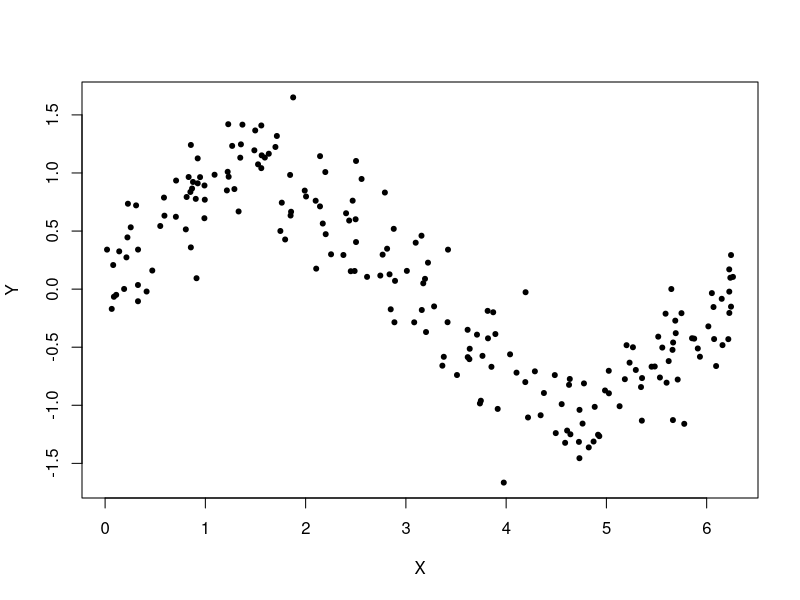
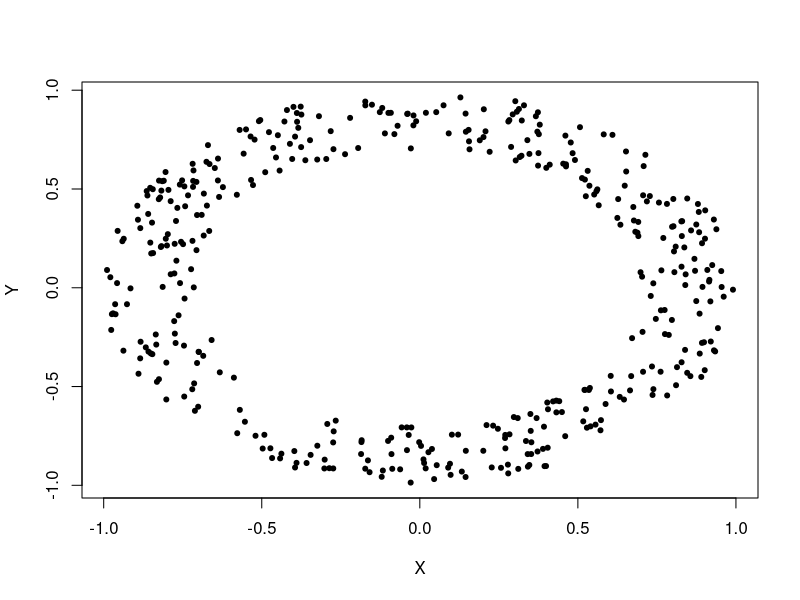
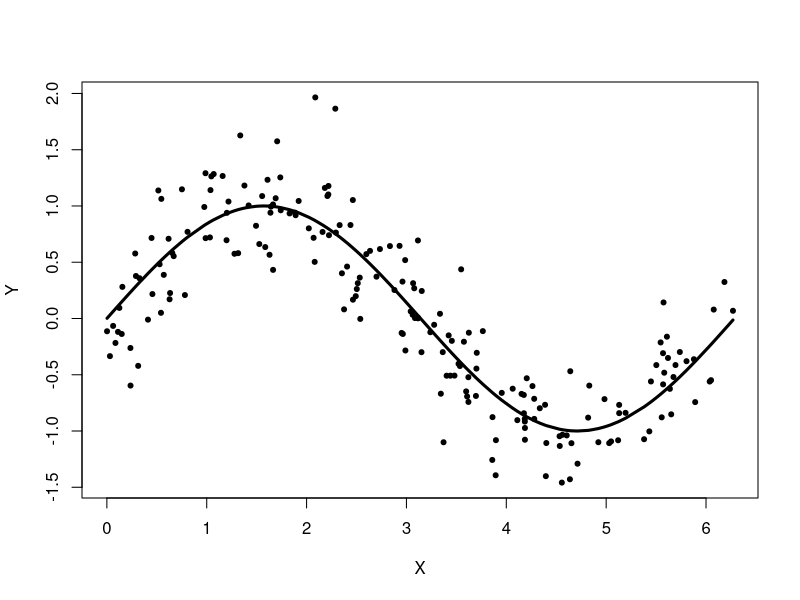
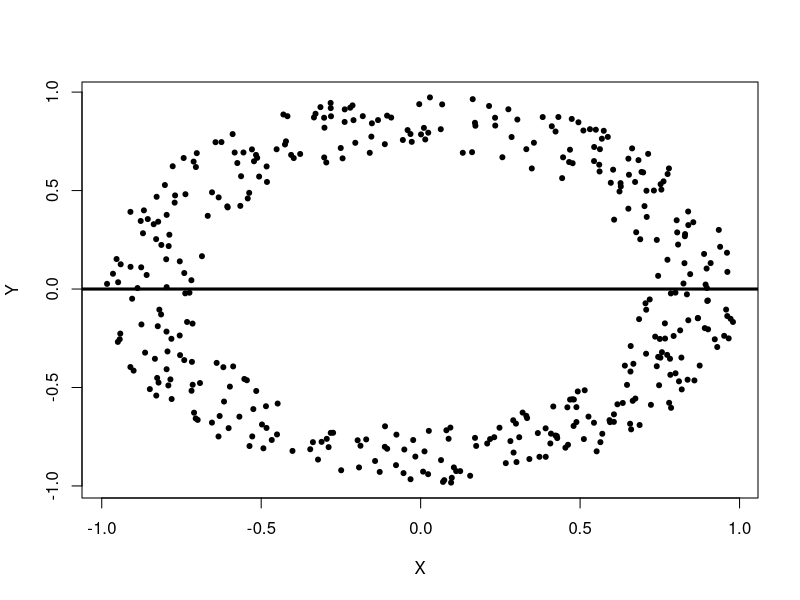

Write the R code that produced these figures, in order.
## Generate pictures for STAT180 midterm (2-1-2018)
## ================================================

n <- 200
x <- 2 * pi * runif(n)
y <- sin(x) + 0.3 * rnorm(n)
jpeg("sin-wave.jpg")
plot(x, y, pch = 20, xlab = "X", ylab = "Y")
dev.off()

n <- 1000
count <- 0
outer <- 1
inner <- 0.7
X = matrix(0, nrow = 500, ncol = 2)
for (i in 1:n) {
  x = runif(2, -1, 1)
  rad <- sqrt(sum(x^2))
  if ((rad <= outer) & (rad >= inner)) {
    count <- count + 1
    X[count, ] <- x
  }
}
jpeg("annulus.jpg")
plot(X[1:count, ], pch = 20, xlab = "X", ylab = "Y")
dev.off()  
count

##-----------------------------------------------------------------
## generate pictures for solution
n <- 200
x <- 2 * pi * runif(n)
y <- sin(x) + 0.3 * rnorm(n)
jpeg("new-sin-wave-solution.jpg")
plot(x, y, pch = 20, xlab = "X", ylab = "Y")
lines(sort(x), sin(sort(x)), lwd = 3)
dev.off()

n <- 1000
count <- 0
outer <- 1
inner <- 0.7
X = matrix(0, nrow = 500, ncol = 2)
for (i in 1:n) {
  x = runif(2, -1, 1)
  rad <- sqrt(sum(x^2))
  if ((rad <= outer) & (rad >= inner)) {
    count <- count + 1
    X[count, ] <- x
  }
}
jpeg("new-annulus-solution.jpg")
plot(X[1:count, ], pch = 20, xlab = "X", ylab = "Y")
abline(h = 0, lwd = 3)
dev.off()  
count
